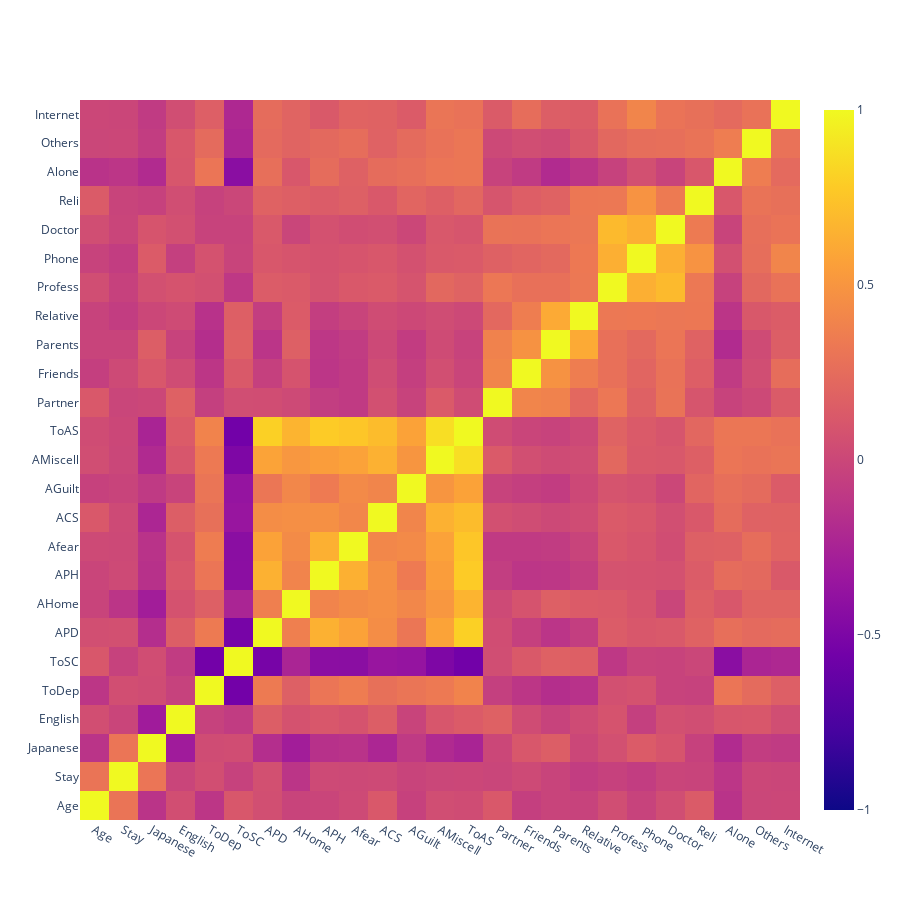

Source (notebook cell):
### Markdown cell above
The data indicated that students who reported experiencing major depressive disorder tended to have higher scores for acculturative stress compared to those without depressive disorders or with other types of depressive disorders. It's worth noting that, across all cases, the acculturative stress scores were relatively more elevated for international students in comparison to domestic students.

### Code cell
# List the columns that are continuous variables
continuous_variables = ['Age', 'Stay', 'Japanese', 'English', 'ToDep', 'ToSC', 'APD', 'AHome', 'APH', 'Afear', 'ACS', 'AGuilt', 'AMiscell', 'ToAS', 'Partner', 'Friends', 'Parents', 'Relative', 'Profess', ' Phone', 'Doctor', 'Reli', 'Alone', 'Others', 'Internet']

# Create a subset dataframe only the columns of the continous variables
data_cont = students[continuous_variables]

# Create a pearson correlation
data_corr = data_cont.corr(method='pearson')

# Build the Heatmap
fig = go.Figure(go.Heatmap(
    x=data_corr.columns, 
    y=data_corr.columns, 
    z=data_corr.values.tolist(), 
    zmin=-1, 
    zmax=1
))

# Adjust the plot size
fig.update_layout(width=900, height=900)

# Show the plot
fig.show()

### Figure 1 — Plotly figure (JSON) as saved in the notebook; plotly's stock layout.template omitted (floating-point values rounded to 4 significant figures; data arrays with more than 128 entries replaced by an {"elided": "..."} marker saying what was removed)
{"data": [{"type": "heatmap", "x": ["Age", "Stay", "Japanese", "English", "ToDep", "ToSC", "APD", "AHome", "APH", "Afear", "ACS", "AGuilt", "AMiscell", "ToAS", "Partner", "Friends", "Parents", "Relative", "Profess", " Phone", "Doctor", "Reli", "Alone", "Others", "Internet"], "y": ["Age", "Stay", "Japanese", "English", "ToDep", "ToSC", "APD", "AHome", "APH", "Afear", "ACS", "AGuilt", "AMiscell", "ToAS", "Partner", "Friends", "Parents", "Relative", "Profess", " Phone", "Doctor", "Reli", "Alone", "Others", "Internet"], "z": {"elided": "25x25 float values"}, "zmax": 1, "zmin": -1}], "layout": {"height": 900, "width": 900}}
